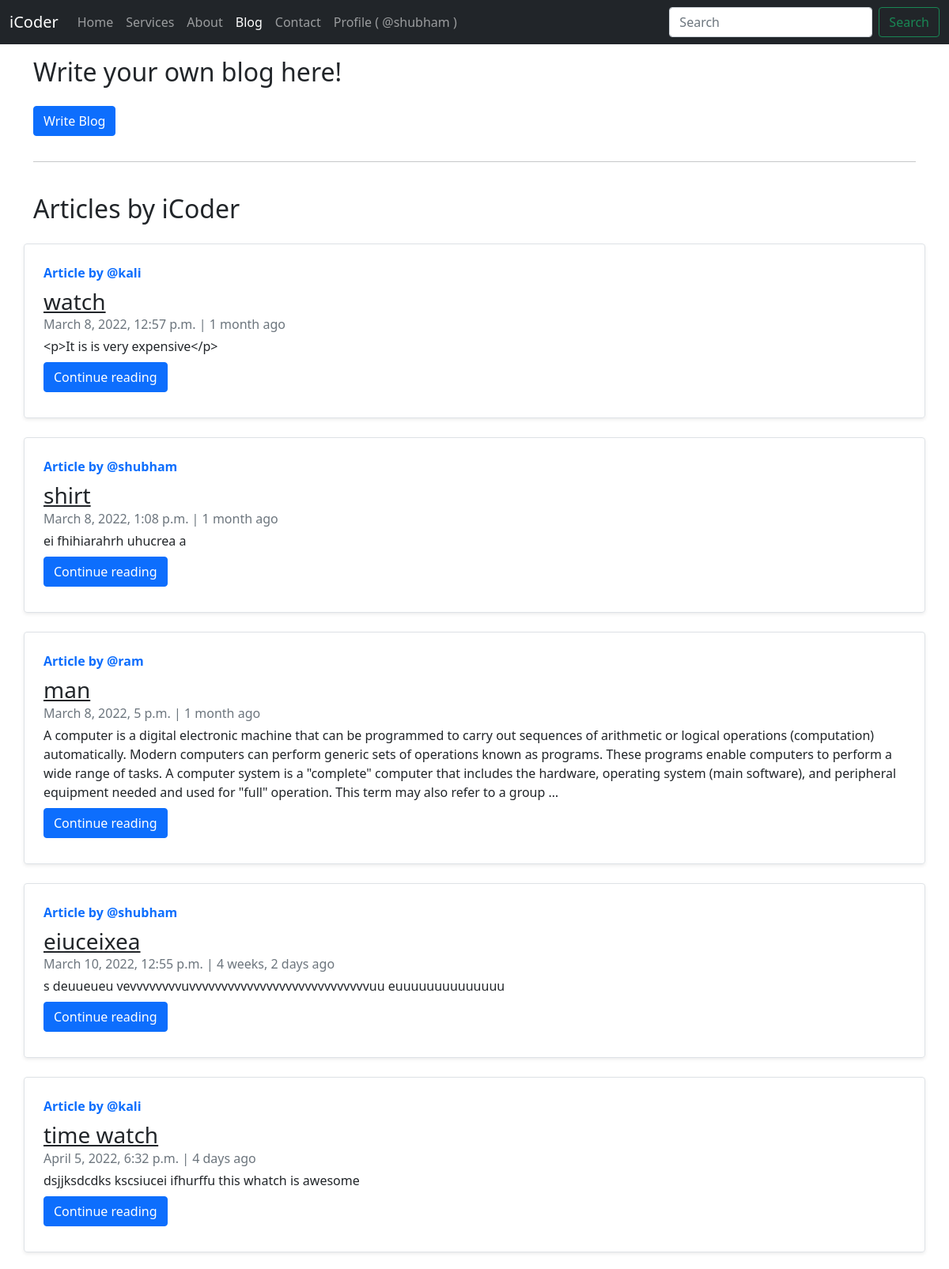
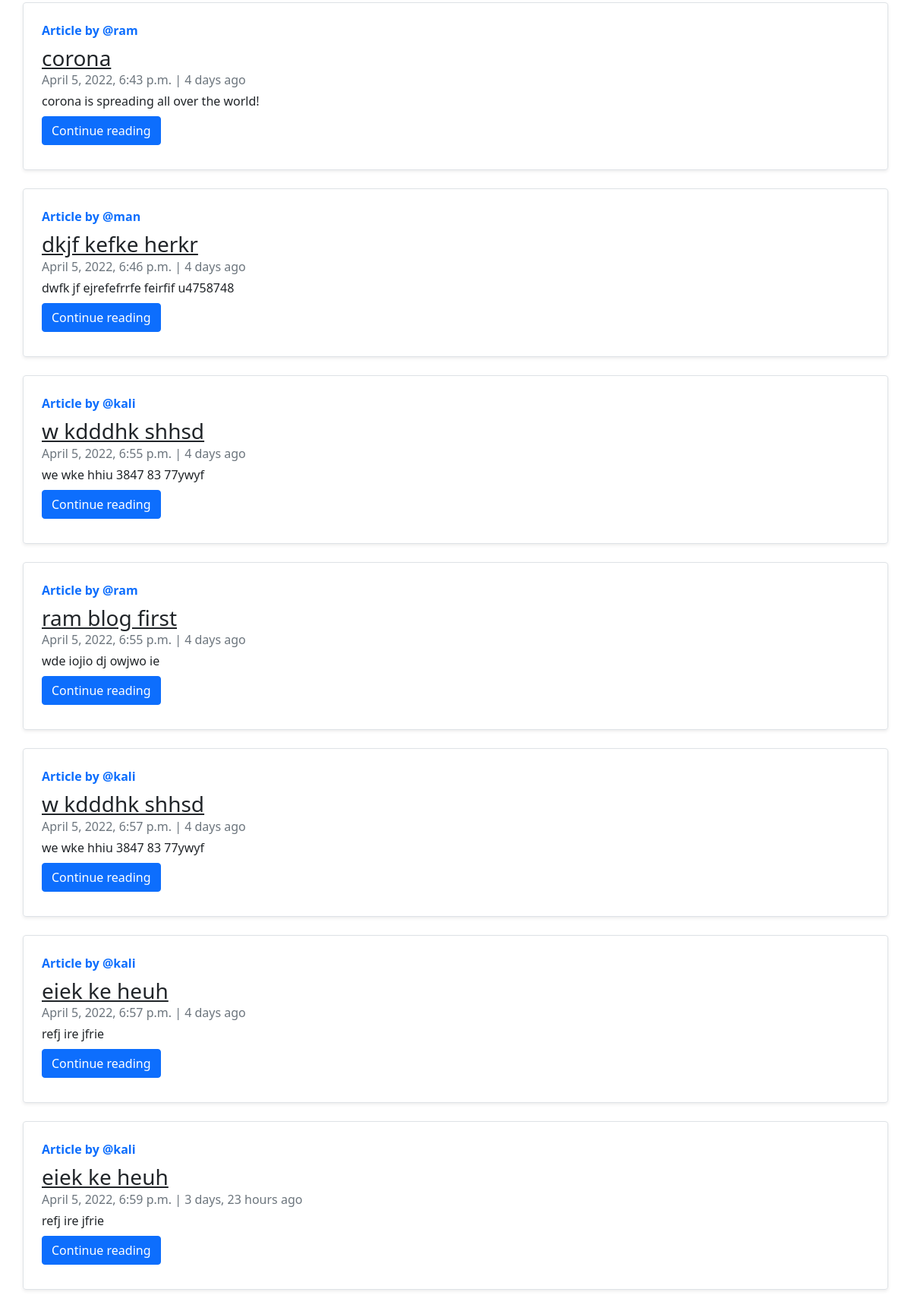
Page /blog/ (signed in) on the committed database (2 pictures, top to bottom).
### blog/models.py (models this page shows, shortened)
class Post(models.Model):
    sno=models.AutoField(primary_key=True)
    title=models.CharField(max_length=255)
    author=models.CharField(max_length=20)
    slug=models.CharField(max_length=130)
    timeStamp=models.DateTimeField(blank=True)
    content=HTMLField()

### blog/views.py (the view)
# urls.py: path('', views.blogHome, name="bloghome"),
def blogHome(request):
    if request.user.is_authenticated:
        allPosts = Post.objects.all()
        context = {'allPosts': allPosts}
        return render(request, "blog/blogHome.html", context)
    else:
        return redirect('/login/')

### templates/blog/blogHome.html (shortened to what this page needs)
{% extends 'base.html' %}
{% load humanize %}
{% block blogActive %}active{% endblock blogActive %}
{% block body %}
{% if user.is_authenticated %}
    <div class="container my-3">
        <h2>Write your own blog here!</h2>
        <a href="writeBlog/"><button type="button" class="btn btn-primary my-3">Write Blog</button></a>
        <hr>
        <br>
        <h2>Articles by iCoder</h2>
        {% for post in allPosts  %}
            <div class="row no-gutters border rounded overflow-hidden flex-md-row mb-4 shadow-sm h-md-250 my-4 position-relative">
                <div class="col p-4 d-flex flex-column position-static">
                    <strong class="d-inline-block mb-2 text-primary">Article  by @{{post.author}}</strong>
                    <h3 class="mb-0"><a class="text-dark" href="/blog/{{post.slug}}">{{post.title}}</a></h3>
                    <div class="mb-1 text-muted">{{post.timeStamp}} | {{post.timeStamp| naturaltime}}</div>
                    <p class="card-text mb-auto">{{post.content| truncatechars:500}}</p>
                    <div class="my-2">
                        <a href="/blog/{{post.slug}}" role="button" class="btn btn-primary">Continue reading</a>
                    </div>
                </div>
            </div>
        {% endfor %}
    </div>
{% endif %}
{% endblock body %}

### templates/base.html (shortened to what this page needs)
<!doctype html>
<html lang="en">
<head>
    <link href="https://cdn.jsdelivr.net/npm/bootstrap@5.1.3/dist/css/bootstrap.min.css" rel="stylesheet"
>
</head>
<body>
    {% if user.is_authenticated %}
    <nav class="navbar navbar-expand-lg navbar-dark bg-dark">
        <div class="container-fluid">
            <a class="navbar-brand" href="/home/">iCoder</a>
            <div class="collapse navbar-collapse" id="navbarSupportedContent">
                <ul class="navbar-nav me-auto mb-2 mb-lg-0">
                    <li class="nav-item">
                        <a class="nav-link {% block homeActive %}{% endblock homeActive %}" aria-current="page"
                            href="/home/">Home</a>
                    </li>
                    <li class="nav-item">
                        <a class="nav-link {% block serviceActive %}{% endblock serviceActive %}" aria-current="page"
                            href="/services">Services</a>
                    </li>
                    <li class="nav-item">
                        <a class="nav-link {% block aboutActive %}{% endblock aboutActive %}" aria-current="page"
                            href="/about">About</a>
                    </li>
                    <li class="nav-item">
                        <a class="nav-link {% block blogActive %}{% endblock blogActive %}" aria-current="page"
                            href="/blog">Blog</a>
                    </li>
                    <li class="nav-item">
                        <a class="nav-link {% block contactActive %}{% endblock contactActive %}" aria-current="page"
                            href="/contact">Contact</a>
                    </li>
                    <li class="nav-item">
                        <a class="nav-link {% block profileActive %}{% endblock profileActive %}" aria-current="page"
                            href="/profile/">Profile ( @{{request.user}} )</a>
                    </li>
                </ul>
                <form class="d-flex" method="get" action="/search">
                    <input class="form-control me-2" type="search" placeholder="Search" aria-label="Search" name="query"
                        id="query">
                    <button class="btn btn-outline-success" type="submit">Search</button>
                </form>
            </div>
        </div>
    </nav>
    {% endif %}
    {% block body %}
    {% endblock body %}
</body>
</html>

### rows in the picture
Post: author "kali", title "watch", timeStamp "March 8, 2022, 12:57 p.m.", timeStamp "1 month ago", content "<p>It is is very expensive</p>"
Post: author "shubham", title "shirt", timeStamp "March 8, 2022, 1:08 p.m.", timeStamp "1 month ago", content "ei fhihiarahrh uhucrea a"
Post: author "ram", title "man", timeStamp "March 8, 2022, 5 p.m.", timeStamp "1 month ago", content "A computer is a digital electronic machine that can be programmed to carry out sequences of arithmetic or logical operations (computation) automatically. Modern computers can perform generic sets of operations known as programs. These programs enable computers to perform a wide range of tasks. A computer system is a \"complete\" computer that includes the hardware, operating system (main software), and peripheral equipment needed and used for \"full\" operation. This term may also refer to a group …"
Post: author "shubham", title "eiuceixea", timeStamp "March 10, 2022, 12:55 p.m.", timeStamp "4 weeks, 2 days ago", content "s deuueueu vevvvvvvvvuvvvvvvvvvvvvvvvvvvvvvvvvvvvvuu euuuuuuuuuuuuuu"
Post: author "kali", title "time watch", timeStamp "April 5, 2022, 6:32 p.m.", timeStamp "4 days ago", content "dsjjksdcdks kscsiucei ifhurffu this whatch is awesome"
Post: author "ram", title "corona", timeStamp "April 5, 2022, 6:43 p.m.", timeStamp "4 days ago", content "corona is spreading all over the world!"
Post: author "man", title "dkjf kefke herkr", timeStamp "April 5, 2022, 6:46 p.m.", timeStamp "4 days ago", content "dwfk jf ejrefefrrfe feirfif u4758748"
Post: author "kali", title "w kdddhk shhsd", timeStamp "April 5, 2022, 6:55 p.m.", timeStamp "4 days ago", content "we wke hhiu 3847 83 77ywyf"
Post: author "ram", title "ram blog first", timeStamp "April 5, 2022, 6:55 p.m.", timeStamp "4 days ago", content "wde iojio dj owjwo ie"
Post: author "kali", title "w kdddhk shhsd", timeStamp "April 5, 2022, 6:57 p.m.", timeStamp "4 days ago", content "we wke hhiu 3847 83 77ywyf"
Post: author "kali", title "eiek ke heuh", timeStamp "April 5, 2022, 6:57 p.m.", timeStamp "4 days ago", content "refj ire jfrie"
Post: author "kali", title "eiek ke heuh", timeStamp "April 5, 2022, 6:59 p.m.", timeStamp "3 days, 23 hours ago", content "refj ire jfrie"

### other values in the picture
{{ request.user }} "shubham"
